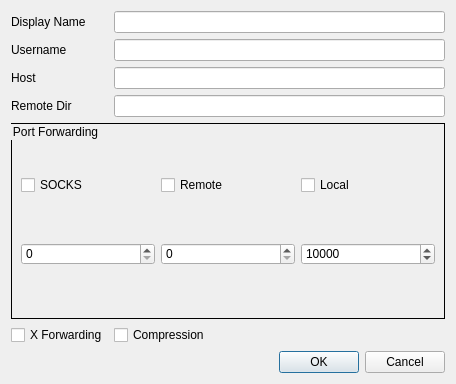
<?xml version="1.0" encoding="UTF-8"?>
<ui version="4.0">
 <class>account</class>
 <widget class="QDialog" name="account">
  <property name="geometry">
   <rect>
    <x>0</x>
    <y>0</y>
    <width>456</width>
    <height>384</height>
   </rect>
  </property>
  <property name="windowTitle">
   <string>Dialog</string>
  </property>
  <layout class="QGridLayout" name="gridLayout_2">
   <item row="0" column="0">
    <widget class="QLabel" name="displayNameLabel">
     <property name="text">
      <string>Display Name</string>
     </property>
    </widget>
   </item>
   <item row="1" column="0">
    <widget class="QLabel" name="usernameLabel">
     <property name="text">
      <string>Username</string>
     </property>
    </widget>
   </item>
   <item row="2" column="0">
    <widget class="QLabel" name="hostLabel">
     <property name="text">
      <string>Host</string>
     </property>
    </widget>
   </item>
   <item row="5" column="0">
    <widget class="QCheckBox" name="xEnabled">
     <property name="text">
      <string>X Forwarding</string>
     </property>
    </widget>
   </item>
   <item row="2" column="1">
    <widget class="QLineEdit" name="host"/>
   </item>
   <item row="3" column="0">
    <widget class="QLabel" name="remoteDirectoryLabel">
     <property name="text">
      <string>Remote Dir</string>
     </property>
    </widget>
   </item>
   <item row="3" column="1">
    <widget class="QLineEdit" name="remoteDirectory"/>
   </item>
   <item row="4" column="0" colspan="2">
    <widget class="QGroupBox" name="ports">
     <property name="styleSheet">
      <string notr="true">QGroupBox { border: 1px solid black; }</string>
     </property>
     <property name="title">
      <string>Port Forwarding</string>
     </property>
     <property name="flat">
      <bool>false</bool>
     </property>
     <layout class="QGridLayout" name="gridLayout">
      <item row="0" column="2">
       <widget class="QCheckBox" name="localEnabled">
        <property name="text">
         <string>Local</string>
        </property>
       </widget>
      </item>
      <item row="0" column="0">
       <widget class="QCheckBox" name="socksEnabled">
        <property name="text">
         <string>SOCKS</string>
        </property>
       </widget>
      </item>
      <item row="0" column="1">
       <widget class="QCheckBox" name="remoteEnabled">
        <property name="text">
         <string>Remote</string>
        </property>
       </widget>
      </item>
      <item row="1" column="1">
       <widget class="QSpinBox" name="remotePort">
        <property name="maximum">
         <number>65535</number>
        </property>
       </widget>
      </item>
      <item row="1" column="0">
       <widget class="QSpinBox" name="socksPort">
        <property name="maximum">
         <number>65535</number>
        </property>
       </widget>
      </item>
      <item row="1" column="2">
       <widget class="QSpinBox" name="localPort">
        <property name="maximum">
         <number>65535</number>
        </property>
        <property name="value">
         <number>10000</number>
        </property>
       </widget>
      </item>
     </layout>
    </widget>
   </item>
   <item row="5" column="1">
    <widget class="QCheckBox" name="compressionEnabled">
     <property name="text">
      <string>Compression</string>
     </property>
    </widget>
   </item>
   <item row="0" column="1">
    <widget class="QLineEdit" name="displayName"/>
   </item>
   <item row="1" column="1">
    <widget class="QLineEdit" name="username"/>
   </item>
   <item row="6" column="1">
    <widget class="QDialogButtonBox" name="buttonBox">
     <property name="orientation">
      <enum>Qt::Horizontal</enum>
     </property>
     <property name="standardButtons">
      <set>QDialogButtonBox::Cancel|QDialogButtonBox::Ok</set>
     </property>
    </widget>
   </item>
  </layout>
 </widget>
 <resources/>
 <connections>
  <connection>
   <sender>buttonBox</sender>
   <signal>accepted()</signal>
   <receiver>account</receiver>
   <slot>accept()</slot>
   <hints>
    <hint type="sourcelabel">
     <x>248</x>
     <y>254</y>
    </hint>
    <hint type="destinationlabel">
     <x>157</x>
     <y>274</y>
    </hint>
   </hints>
  </connection>
  <connection>
   <sender>buttonBox</sender>
   <signal>rejected()</signal>
   <receiver>account</receiver>
   <slot>reject()</slot>
   <hints>
    <hint type="sourcelabel">
     <x>316</x>
     <y>260</y>
    </hint>
    <hint type="destinationlabel">
     <x>286</x>
     <y>274</y>
    </hint>
   </hints>
  </connection>
 </connections>
</ui>
